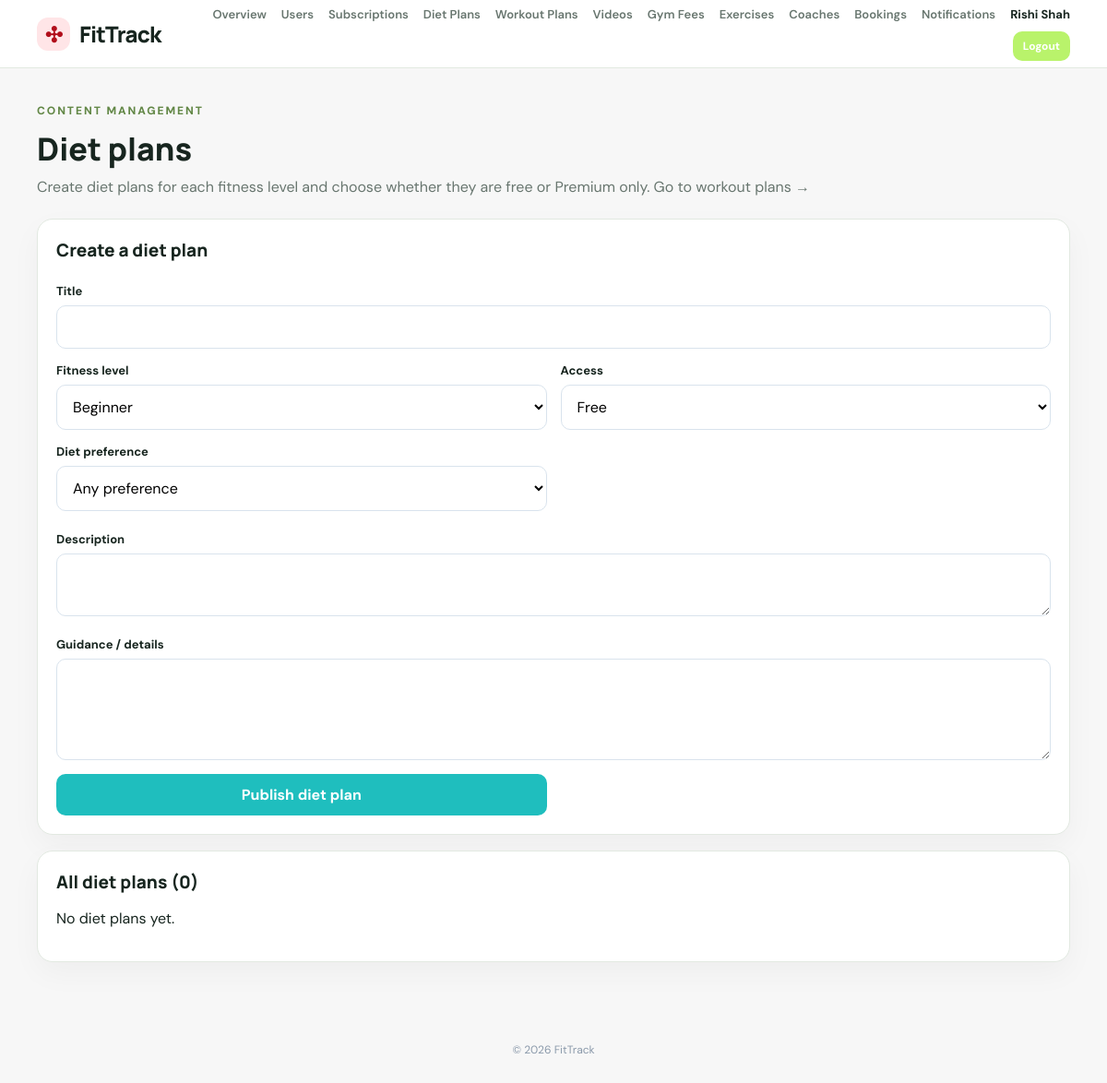
/admin/diet-plans.php (signed in), run on an earlier commit of the app's database.
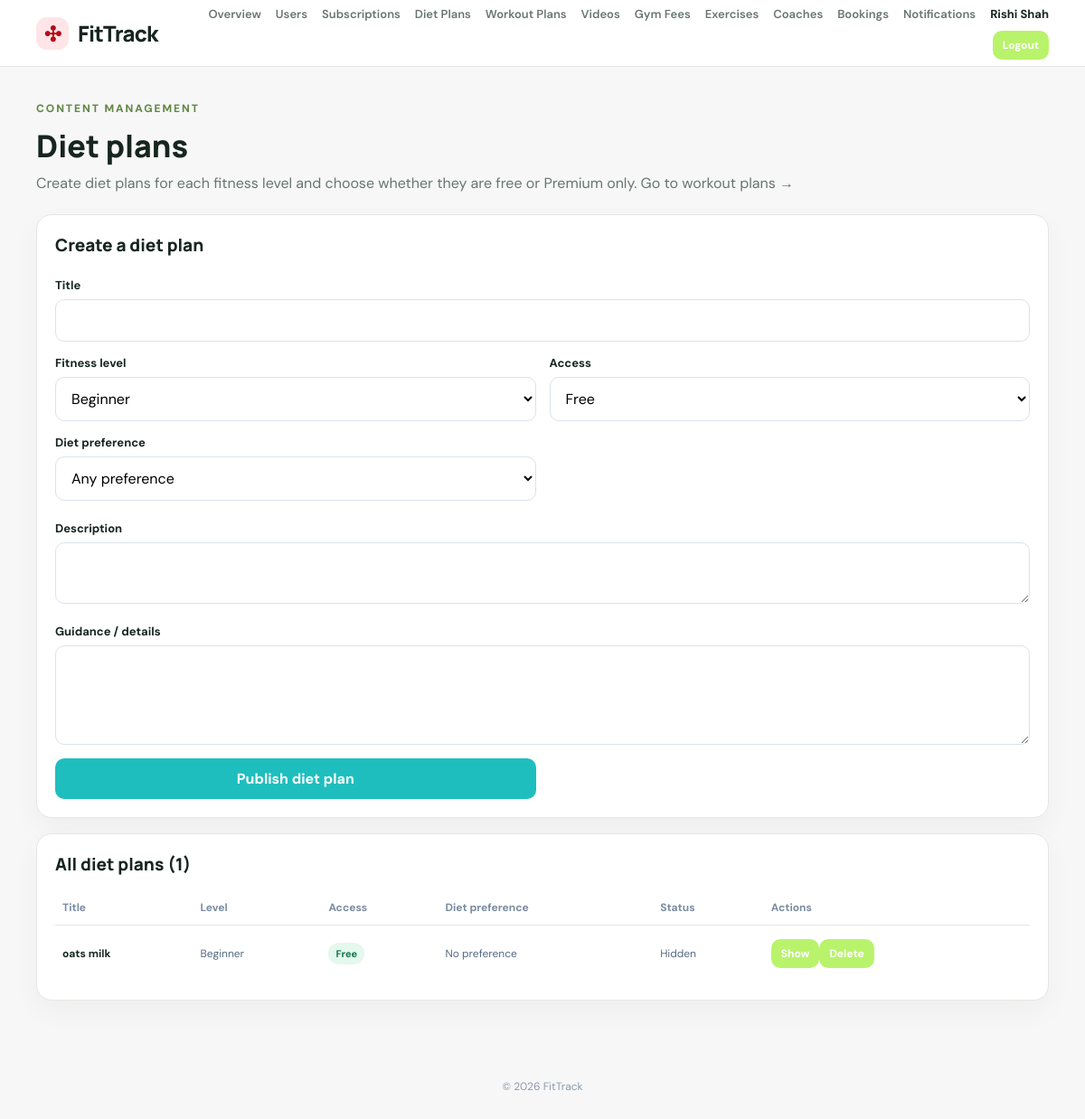
And on a later commit of the database.
### tables this page shows
CREATE TABLE `diet_plans` (
  `id` bigint(20) UNSIGNED NOT NULL,
  `title` varchar(160) NOT NULL,
  `description` text DEFAULT NULL,
  `fitness_level` enum('beginner','intermediate','advanced','expert') NOT NULL,
  `access_type` enum('free','premium') NOT NULL DEFAULT 'free',
  `dietary_preference` varchar(40) DEFAULT NULL,
  `guidance` text DEFAULT NULL,
  `is_active` tinyint(1) NOT NULL DEFAULT 1,
  `created_by` bigint(20) UNSIGNED DEFAULT NULL,
  `created_at` timestamp NOT NULL DEFAULT current_timestamp()
);

### includes/init.php (called while the page is built, shortened)
<?php
function e(mixed $value): string
{
    return htmlspecialchars((string) $value, ENT_QUOTES, 'UTF-8');
}

### admin/diet-plans.php (the view, shortened to what this page needs)
<?php
require_once __DIR__ . '/../includes/auth.php';
$plans = $pdo->query('SELECT * FROM diet_plans ORDER BY access_type DESC, created_at DESC')->fetchAll();
require __DIR__ . '/../includes/header.php';
?>
<section class="page-heading">
    <div>
        <p class="eyebrow">CONTENT MANAGEMENT</p>
        <h1>Diet plans</h1>
        <p>Create diet plans for each fitness level and choose whether they are free or Premium only.
           <a href="workout-plans.php">Go to workout plans →</a></p>
    </div>
</section>
<section class="panel">
    <h2>Create a diet plan</h2>
    <form method="post" class="form-grid">
        <div class="full">
            <label>Title</label>
            <input name="title" required maxlength="160">
        </div>
        <div>
            <label>Fitness level</label>
            <select name="fitness_level">
                <option value="beginner">Beginner</option>
            </select>
        </div>
        <div>
            <label>Access</label>
            <select name="access_type">
                <option value="free">Free</option>
            </select>
        </div>
        <div>
            <label>Diet preference</label>
            <select name="dietary_preference">
                <option value="no_preference">Any preference</option>
            </select>
        </div>
        <div class="full">
            <label>Description</label>
            <textarea name="description" rows="2"></textarea>
        </div>
        <div class="full">
            <label>Guidance / details</label>
            <textarea name="guidance" rows="4"></textarea>
        </div>
        <div><button class="button">Publish diet plan</button></div>
    </form>
</section>
<section class="panel">
    <h2>All diet plans (<?= count($plans) ?>)</h2>
    <?php if (!$plans): ?>
        <p>No diet plans yet.</p>
    <?php else: ?>
        <div class="table-wrap">
            <table>
                <thead>
                    <tr><th>Title</th><th>Level</th><th>Access</th><th>Diet preference</th><th>Status</th><th>Actions</th></tr>
                </thead>
                <tbody>
                <?php foreach ($plans as $p): ?>
                    <tr>
                        <td><strong><?= e($p['title']) ?></strong></td>
                        <td><?= e(ucfirst($p['fitness_level'])) ?></td>
                        <td><span class="badge"><?= e(ucfirst($p['access_type'])) ?></span></td>
                        <td><?= e(ucfirst(str_replace('_', ' ', (string) ($p['dietary_preference'] ?? 'any')))) ?></td>
                        <td><?= $p['is_active'] ? 'Active' : 'Hidden' ?></td>
                        <td>
                            <form method="post" class="inline-form">
                                <button class="btn btn-small" name="action" value="toggle"><?= $p['is_active'] ? 'Hide' : 'Show' ?></button>
                                <button class="btn btn-small" name="action" value="delete" onclick="return confirm('Delete this diet plan?')">Delete</button>
                            </form>
                        </td>
                    </tr>
                <?php endforeach; ?>
                </tbody>
            </table>
        </div>
    <?php endif; ?>
</section>
<?php require __DIR__ . '/../includes/footer.php'; ?>

What changed in the data, as far as the page shows it:
added diet_plans: title "oats milk", fitness_level "Beginner", access_type "Free", dietary_preference "No preference", is_active "Hidden"
Also different on the page:
count($plans): "0" → "1"
text no longer shown: "No diet plans yet."
text now shown: "Title Level Access Diet preference Status Actions"
